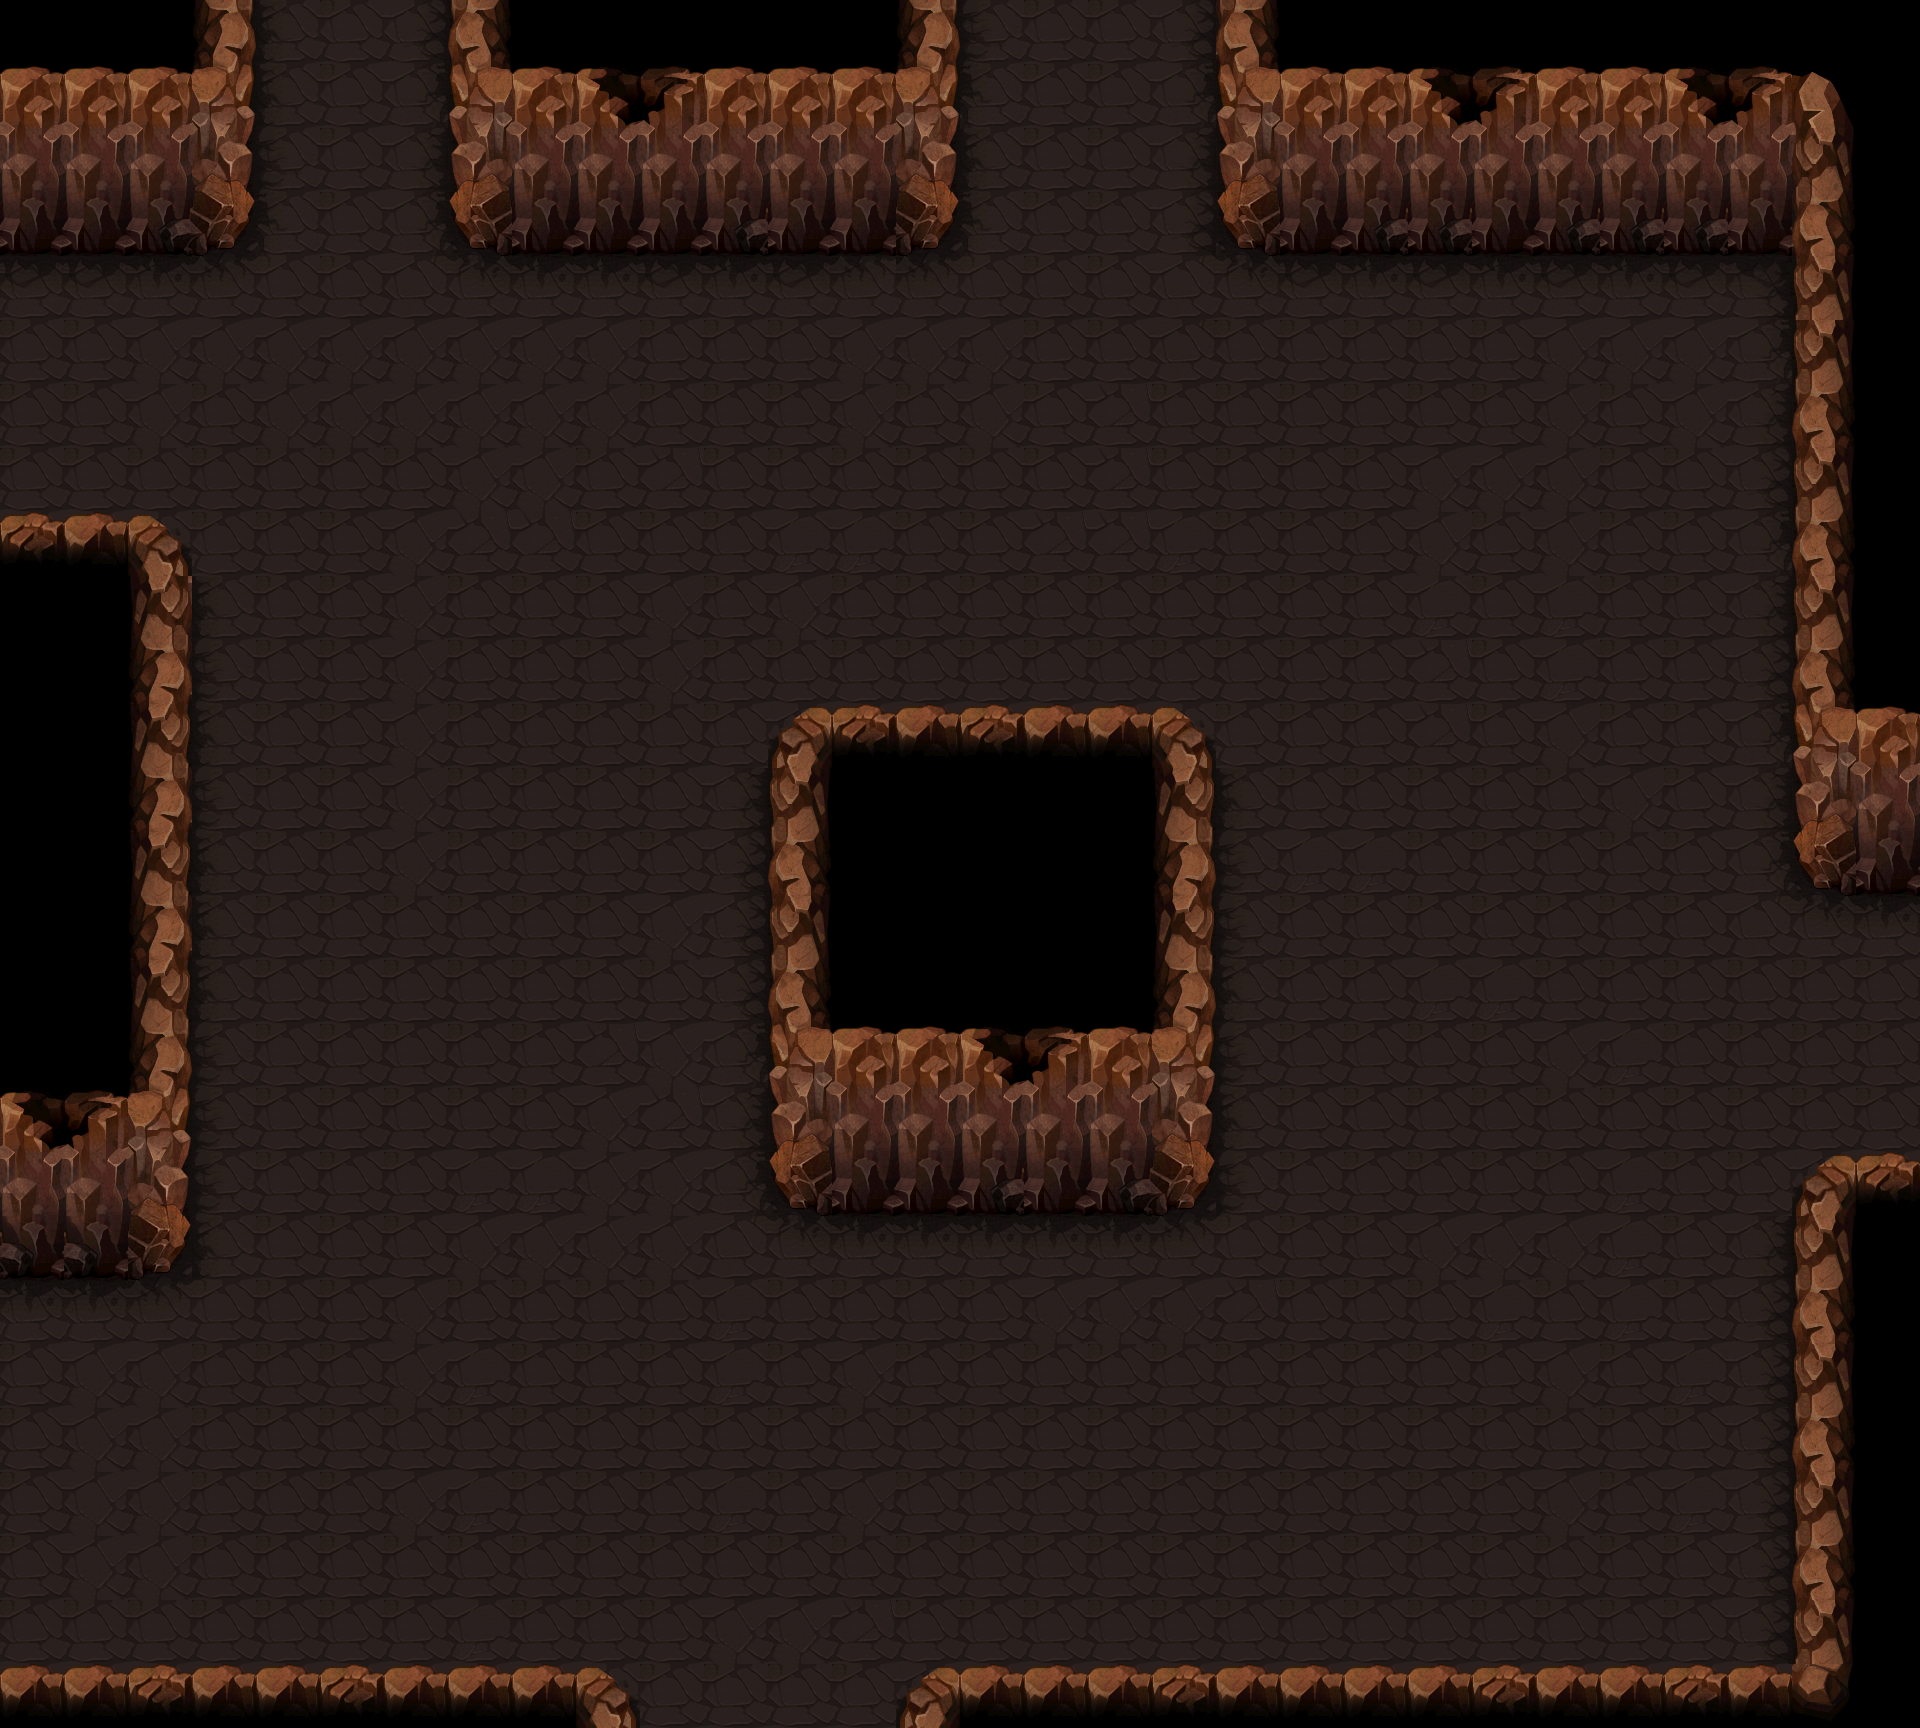

A level layout from a 2D game, rendered from its tile map. Below: a short description, then the map file with tile-grid data replaced by summaries:
An orthogonal 30x27 tile map with 64x64 px tiles, 1 tile layer (background), 20 tilesets and 75 objects (21x collide, 12x collide_bullet).

<map version="1.0" orientation="orthogonal" width="30" height="27" tilewidth="64" tileheight="64">
 <tileset firstgid="1" name="bg07" tilewidth="64" tileheight="64">
  <image source="bg07.png" width="512" height="512" />
 </tileset>
 <tileset firstgid="65" name="jianzhu07_liewen05" tilewidth="81" tileheight="153">
  <image source="jianzhu07_liewen05.png" width="81" height="153" />
 </tileset>
 <tileset firstgid="66" name="jianzhu07_shitou" tilewidth="186" tileheight="118">
  <image source="jianzhu07_shitou.png" width="186" height="118" />
 </tileset>
 <tileset firstgid="67" name="jianzhu07_liewen" tilewidth="267" tileheight="172">
  <image source="jianzhu07_liewen.png" width="267" height="172" />
 </tileset>
 <tileset firstgid="68" name="jianzhu07_liewen04" tilewidth="290" tileheight="82">
  <image source="jianzhu07_liewen04.png" width="290" height="82" />
 </tileset>
 <tileset firstgid="69" name="jianzhu07_liewen02" tilewidth="107" tileheight="82">
  <image source="jianzhu07_liewen02.png" width="107" height="82" />
 </tileset>
 <tileset firstgid="70" name="jianzhu07_liewen03" tilewidth="107" tileheight="82">
  <image source="jianzhu07_liewen03.png" width="107" height="82" />
 </tileset>
 <tileset firstgid="71" name="jianzhu4_xie02" tilewidth="234" tileheight="196">
  <image source="jianzhu4_xie02.png" width="234" height="196" />
 </tileset>
 <tileset firstgid="72" name="jianzhu4_xie04" tilewidth="192" tileheight="132">
  <image source="jianzhu4_xie04.png" width="192" height="132" />
 </tileset>
 <tileset firstgid="73" name="jianzhu4_xie01" tilewidth="323" tileheight="116">
  <image source="jianzhu4_xie01.png" width="323" height="116" />
 </tileset>
 <tileset firstgid="74" name="jianzhu4_xie03" tilewidth="167" tileheight="297">
  <image source="jianzhu4_xie03.png" width="167" height="297" />
 </tileset>
 <tileset firstgid="75" name="jianzhu_xiangzi05" tilewidth="150" tileheight="170">
  <image source="jianzhu_xiangzi05.png" width="150" height="170" />
 </tileset>
 <tileset firstgid="76" name="jianzhu_xiangzi06" tilewidth="90" tileheight="113">
  <image source="jianzhu_xiangzi06.png" width="90" height="113" />
 </tileset>
 <tileset firstgid="77" name="jianzhu_xiangzi02" tilewidth="122" tileheight="126">
  <image source="jianzhu_xiangzi02.png" width="122" height="126" />
 </tileset>
 <tileset firstgid="78" name="jianzhu_xiangzi03" tilewidth="122" tileheight="76">
  <image source="jianzhu_xiangzi03.png" width="122" height="76" />
 </tileset>
 <tileset firstgid="79" name="jianzhu_xiangzi04" tilewidth="183" tileheight="126">
  <image source="jianzhu_xiangzi04.png" width="183" height="126" />
 </tileset>
 <tileset firstgid="80" name="jianzhu_xiangzi01" tilewidth="71" tileheight="80">
  <image source="jianzhu_xiangzi01.png" width="71" height="80" />
 </tileset>
 <tileset firstgid="81" name="jianzhu_xiangzi07" tilewidth="92" tileheight="112">
  <image source="jianzhu_xiangzi07.png" width="92" height="112" />
 </tileset>
 <tileset firstgid="82" name="jianzhu_qiang01" tilewidth="92" tileheight="54">
  <image source="jianzhu_qiang01.png" width="92" height="54" />
 </tileset>
 <tileset firstgid="83" name="jianzhu07_ken01" tilewidth="212" tileheight="193">
  <image source="jianzhu07_ken01.png" width="212" height="193" />
 </tileset>
 <layer name="background" width="30" height="27">
  <data>[810 cells, 810 non-empty, 44 distinct tile ids]</data>
 </layer>
 <objectgroup name="fengxi" width="30" height="27">
  <properties>
   <property name="filename" value="jianzhu07_liewen05.png" />
   <property name="groundlayer" value="1" />
  </properties>
  <object gid="65" x="1540" y="237" />
  <object gid="65" x="683" y="236" />
  <object gid="65" x="64" y="232" />
  <object gid="65" x="907" y="1205" />
  <object gid="65" x="1833" y="878" />
 </objectgroup>
 <objectgroup name="dilie1" width="30" height="27">
  <properties>
   <property name="filename" value="jianzhu07_liewen.png" />
   <property name="groundlayer" value="1" />
  </properties>
  <object gid="67" x="1338" y="858">
   <properties>
    <property name="groundZ" value="1" />
   </properties>
  </object>
  <object gid="67" x="537" y="1555">
   <properties>
    <property name="groundZ" value="1" />
   </properties>
  </object>
 </objectgroup>
 <objectgroup name="dilie2" width="30" height="27">
  <properties>
   <property name="filename" value="jianzhu07_liewen04.png" />
   <property name="groundlayer" value="1" />
  </properties>
  <object gid="68" x="1365" y="1355">
   <properties>
    <property name="groundZ" value="1" />
   </properties>
  </object>
  <object gid="68" x="169" y="419">
   <properties>
    <property name="groundZ" value="1" />
   </properties>
  </object>
 </objectgroup>
 <objectgroup name="dilie3" width="30" height="27">
  <properties>
   <property name="filename" value="jianzhu07_liewen02.png" />
   <property name="groundlayer" value="1" />
  </properties>
  <object gid="69" x="188" y="1632">
   <properties>
    <property name="groundZ" value="1" />
   </properties>
  </object>
  <object gid="69" x="1576" y="547">
   <properties>
    <property name="groundZ" value="1" />
   </properties>
  </object>
  <object gid="69" x="325" y="797">
   <properties>
    <property name="groundZ" value="1" />
   </properties>
  </object>
 </objectgroup>
 <objectgroup name="dilie4" width="30" height="27">
  <properties>
   <property name="filename" value="jianzhu07_liewen03.png" />
   <property name="groundlayer" value="1" />
  </properties>
  <object gid="70" x="860" y="411">
   <properties>
    <property name="groundZ" value="1" />
   </properties>
  </object>
  <object gid="70" x="1547" y="1592">
   <properties>
    <property name="groundZ" value="1" />
   </properties>
  </object>
 </objectgroup>
 <objectgroup name="blood1" width="30" height="27">
  <properties>
   <property name="filename" value="jianzhu4_xie02.png" />
   <property name="groundlayer" value="1" />
  </properties>
  <object gid="71" x="1739" y="1128" />
  <object gid="71" x="-63" y="504">
   <properties>
    <property name="groundZ" value="1" />
   </properties>
  </object>
 </objectgroup>
 <objectgroup name="blood2" width="30" height="27">
  <properties>
   <property name="filename" value="jianzhu4_xie04.png" />
   <property name="groundlayer" value="1" />
  </properties>
  <object gid="72" x="484" y="1004" />
  <object gid="72" x="1298" y="1565" />
  <object gid="72" x="1434" y="466" />
 </objectgroup>
 <objectgroup name="blood3" width="30" height="27">
  <properties>
   <property name="filename" value="jianzhu4_xie01.png" />
   <property name="groundlayer" value="1" />
  </properties>
  <object gid="73" x="-89" y="1528" />
  <object gid="73" x="786" y="622" />
 </objectgroup>
 <objectgroup name="blood4" width="30" height="27">
  <properties>
   <property name="filename" value="jianzhu4_xie03.png" />
   <property name="groundlayer" value="1" />
  </properties>
  <object gid="74" x="677" y="1813" />
  <object gid="74" x="999" y="249" />
  <object gid="74" x="259" y="281" />
 </objectgroup>
 <objectgroup name="blackboxb" width="30" height="27">
  <properties>
   <property name="filename" value="jianzhu_xiangzi05.png" />
   <property name="groundlayer" value="1" />
  </properties>
  <object gid="75" x="1640" y="331">
   <properties>
    <property name="groundZ" value="1" />
   </properties>
  </object>
 </objectgroup>
 <objectgroup name="blackboxs" width="30" height="27">
  <properties>
   <property name="filename" value="jianzhu_xiangzi06.png" />
   <property name="groundlayer" value="1" />
  </properties>
  <object gid="76" x="467" y="310">
   <properties>
    <property name="groundZ" value="1" />
   </properties>
  </object>
 </objectgroup>
 <objectgroup name="greenkboxb" width="30" height="27">
  <properties>
   <property name="filename" value="jianzhu_xiangzi02.png" />
   <property name="groundlayer" value="1" />
  </properties>
  <object gid="77" x="581" y="308">
   <properties>
    <property name="groundZ" value="1" />
   </properties>
  </object>
 </objectgroup>
 <objectgroup name="greenkboxs" width="30" height="27">
  <properties>
   <property name="filename" value="jianzhu_xiangzi03.png" />
   <property name="groundlayer" value="1" />
  </properties>
  <object gid="78" x="1650" y="386">
   <properties>
    <property name="groundZ" value="2" />
   </properties>
  </object>
 </objectgroup>
 <objectgroup name="muboxb" width="30" height="27">
  <properties>
   <property name="filename" value="jianzhu_xiangzi04.png" />
   <property name="groundlayer" value="1" />
  </properties>
  <object gid="79" x="-1" y="1341">
   <properties>
    <property name="groundZ" value="1" />
   </properties>
  </object>
 </objectgroup>
 <objectgroup name="muboxs" width="30" height="27">
  <properties>
   <property name="filename" value="jianzhu_xiangzi01.png" />
   <property name="groundlayer" value="1" />
  </properties>
  <object gid="80" x="1565" y="313">
   <properties>
    <property name="groundZ" value="1" />
   </properties>
  </object>
 </objectgroup>
 <objectgroup name="M16" width="30" height="27">
  <properties>
   <property name="filename" value="jianzhu_xiangzi07.png" />
   <property name="groundlayer" value="1" />
  </properties>
  <object gid="81" x="1665" y="272">
   <properties>
    <property name="groundZ" value="10" />
   </properties>
  </object>
  <object gid="81" x="595" y="289">
   <properties>
    <property name="groundZ" value="10" />
   </properties>
  </object>
  <object gid="81" x="37" y="1325">
   <properties>
    <property name="groundZ" value="10" />
   </properties>
  </object>
 </objectgroup>
 <objectgroup name="SVD" width="30" height="27">
  <properties>
   <property name="filename" value="jianzhu_qiang01.png" />
   <property name="groundlayer" value="1" />
  </properties>
  <object gid="82" x="1671" y="364">
   <properties>
    <property name="groundZ" value="10" />
   </properties>
  </object>
  <object gid="82" x="460" y="257">
   <properties>
    <property name="groundZ" value="10" />
   </properties>
  </object>
 </objectgroup>
 <objectgroup name="stone" width="30" height="27">
  <properties>
   <property name="filename" value="jianzhu07_shitou.png" />
   <property name="groundlayer" value="1" />
  </properties>
  <object gid="66" x="763" y="310" />
  <object gid="66" x="-42" y="312">
   <properties>
    <property name="groundZ" value="2" />
   </properties>
  </object>
 </objectgroup>
 <objectgroup name="dakeng" width="30" height="27">
  <properties>
   <property name="filename" value="jianzhu07_ken01.png" />
   <property name="groundlayer" value="1" />
  </properties>
  <object gid="83" x="1436" y="1137" />
  <object gid="83" x="992" y="1551" />
  <object gid="83" x="390" y="1286" />
  <object gid="83" x="1196" y="590" />
  <object gid="83" x="470" y="646" />
 </objectgroup>
 <objectgroup name="collide_people" width="30" height="27" visible="0">
  <object type="collide" x="-142" y="-44" width="408" height="305" />
  <object type="collide" x="-260" y="9" width="408" height="305" />
  <object type="collide" x="430" y="-47" width="548" height="358" />
  <object type="collide" x="1199" y="-102" width="548" height="358" />
  <object type="collide" x="1556" y="-41" width="548" height="358" />
  <object type="collide" x="1638" y="29" width="548" height="358" />
  <object type="collide" x="1775" y="348" width="335" height="550" />
  <object type="collide" x="1775" y="1160" width="321" height="613" />
  <object type="collide" x="884" y="1676" width="992" height="222" />
  <object type="collide" x="-337" y="1675" width="992" height="222" />
  <object type="collide" x="-34" y="523" width="242" height="819" />
  <object type="collide" x="752" y="716" width="479" height="509" />
  <object type="collide" x="1195" y="419" width="216" height="173" />
  <object type="collide" x="1435" y="965" width="214" height="173" />
  <object type="collide" x="992" y="1378" width="214" height="173" />
  <object type="collide" x="389" y="1113" width="214" height="173" />
  <object type="collide" x="470" y="474" width="214" height="173" />
  <object type="collide" x="1933" y="858" width="170" height="477" />
  <object type="collide" x="-189" y="214" width="178" height="1617" />
  <object type="collide" x="566" y="1735" width="526" height="141" />
  <object type="collide" x="155" y="-152" width="1211" height="141" />
 </objectgroup>
 <objectgroup name="collide_bullet" width="30" height="27" visible="0">
  <object type="collide_bullet" x="-6" y="-34" width="256" height="218" />
  <object type="collide_bullet" x="451" y="-46" width="504" height="246" />
  <object type="collide_bullet" x="584" y="10" width="116" height="251" />
  <object type="collide_bullet" x="793" y="10" width="99" height="246" />
  <object type="collide_bullet" x="1216" y="-72" width="665" height="259" />
  <object type="collide_bullet" x="1664" y="14" width="504" height="246" />
  <object type="collide_bullet" x="1799" y="74" width="487" height="742" />
  <object type="collide_bullet" x="1800" y="1158" width="361" height="762" />
  <object type="collide_bullet" x="903" y="1669" width="985" height="354" />
  <object type="collide_bullet" x="-333" y="1669" width="968" height="285" />
  <object type="collide_bullet" x="772" y="710" width="439" height="425" />
  <object type="collide_bullet" x="-16" y="520" width="204" height="675" />
 </objectgroup>
</map>
